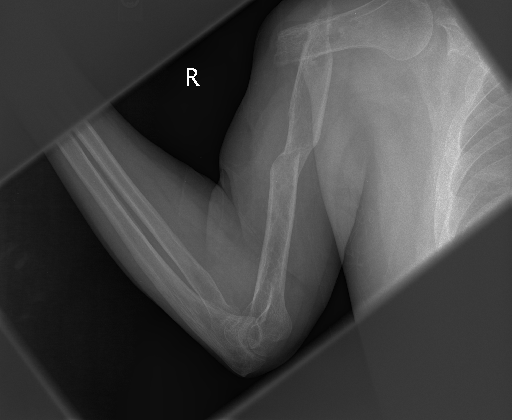
#> input picture sample images/MURA-v1.1-train-XR_HUMERUS-patient02419-study1_positive-image2.png, 512 x 420 px, found by its file name
$ jupyter execute --allow-errors houghT2.ipynb
#> lines starting #> are read from the running program, lines starting #| are printed output that depends on the picture; after the words box and inside, x2 and y2 are one past the last pixel; in counts of white or black regions, pixels touching at a corner belong together; long printed decimals are rounded
Rotation with box

[cell 1]
import numpy as np
import cv2
from PIL import Image, ImageEnhance
import matplotlib.pyplot as plt
import cv2
import numpy as np
from skimage import io
import os
import PIL
from skimage.filters import threshold_otsu, sobel

[cell 2]
# processing filenames of anomalies
#skip
folder_path = "/home/clr/Thesis/HoughTransform_xray/Humerus/"
outliers_path = "/home/clr/Thesis/HoughTransform_xray/anomalies/"
#> (the rest of this cell did not finish here and is left out)

[cell 3]
#start of segmentation

image_path = "/home/clr/Thesis/HoughTransform_xray/finalized_dataset/MURA-v1.1-train-XR_HUMERUS-patient02419-study1_positive-image2.png"
im_gray = np.array(Image.open(image_path).convert('L'))

#segmentation using thresholding
threshold = threshold_otsu(im_gray)
#> threshold = 80
threshold -= threshold * 0.2
#> threshold = 64
bina_image = im_gray < threshold
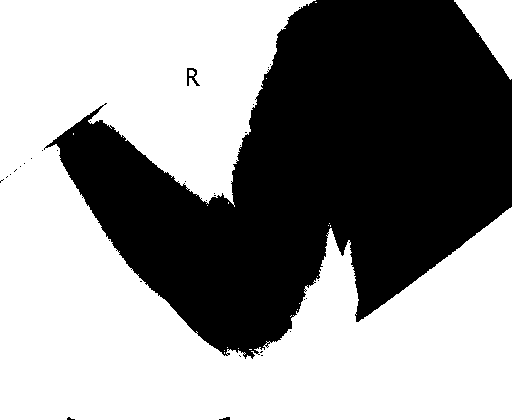
#> bina_image: shape (420, 512) bool; 57.2% white; 33 black regions (30 under 20 px), largest, box (x1, y1, x2, y2) and area: (44, 0, 512, 359) 91833, (187, 68, 200, 86) 100, (219, 417, 230, 420) 22
inverted_bina_image = np.logical_not(bina_image)
#> inverted_bina_image: shape (420, 512) bool; 42.8% white; 33 white regions (30 under 20 px)

# # Convert the inverted binary image (numpy array) to a Pillow Image object
# inverted_binary_image = Image.fromarray(np.uint8(inverted_bina_image) * 255)
# plt.imshow(inverted_binary_image, cmap='gray')

#removed image background after thresholding
background_removed_image = np.zeros_like(im_gray)
background_removed_image[inverted_bina_image]  = im_gray[inverted_bina_image]
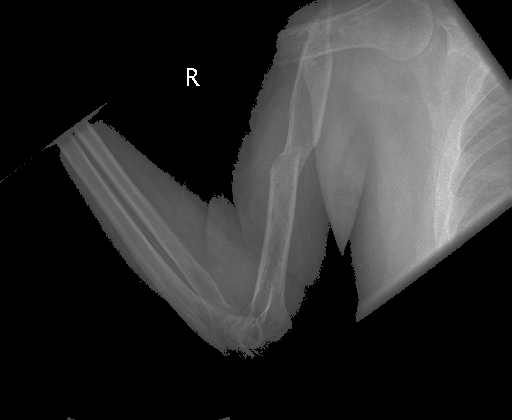
#> background_removed_image: shape (420, 512); min 0, max 255, mean 48.3
background_removed_image = Image.fromarray(background_removed_image)

plt.imshow(background_removed_image, cmap='gray')

[cell 4]
#image brightness enhancer
enhancer = ImageEnhance.Brightness(background_removed_image)

factor = 1
im_output = enhancer.enhance(factor)

plt.imshow(im_output, cmap='gray')

[cell 5]
contours, _ = cv2.findContours(np.uint8(im_output), cv2.RETR_EXTERNAL, cv2.CHAIN_APPROX_SIMPLE)
#> contours = 33 contours, 31 with area under 20; largest, box (x1, y1, x2, y2) and area: (44, 0, 512, 359) 91026, (187, 68, 200, 86) 98

best_rect = None
best_rect_area = 0

# Iterate through all contours and find the best fitting rectangle
for contour in contours:
    # Fit a rotated rectangle around the contour
    rect = cv2.minAreaRect(contour)
    box = cv2.boxPoints(rect)
    box_area = rect[1][0] * rect[1][1]

    # Check if the current rectangle has larger area than the previous best
    if box_area > best_rect_area:
        best_rect = box
        best_rect_area = box_area
#> this loop made 33 passes
#> (rect, box_area, best_rect, best_rect_area) on passes 1, 29: (((224, 418), (2, 10), -90), 20, [[229, 419], [219, 419], [219, 417], [229, 417]], 20), (((193, 76.5), (17, 12), -90), 204, [[199, 85], [187, 85], [187, 68], [199, 68]], 204)
#> (rect, box_area, best_rect_area) on pass 33: (((308.2, 157.1), (420.9, 325.6), -35.48), 137058.3, 137058.3)
#> after the loop, best_rect_area = 137058.3

# Draw the rotated rectangle on the original image
original_image = np.array(im_output)
mask = np.zeros_like(original_image)
cv2.drawContours(mask, [np.int0(best_rect)], 0, (255, 255, 255), cv2.FILLED) # get the rectangl
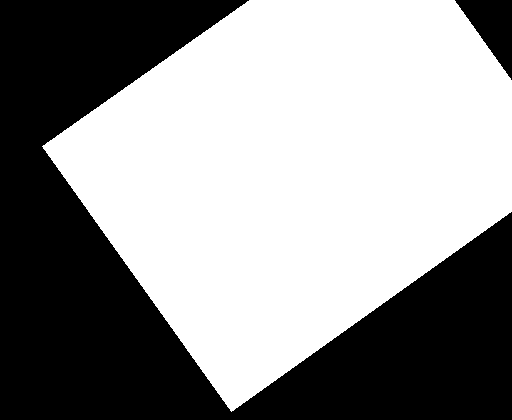
#> mask: shape (420, 512); 57.2% white; 2 black regions, box (x1, y1, x2, y2) and area: (0, 0, 512, 420) 89821, (455, 0, 512, 80) 2309
image_masked = cv2.bitwise_and(original_image, original_image, mask=mask)

#sometimes it cannot detect a rectangle. so we use the original image as mask
if all(element == 255 for row in mask for element in row):
    mask = im_gray

# # Show the final image with the enclosing rotated rectangle
plt.imshow(mask, cmap='gray')
plt.show()

[cell 6]
edges = cv2.Canny(mask, 50, 150, apertureSize=3)
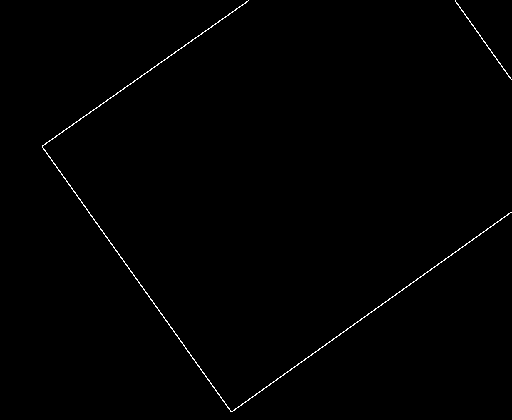
#> edges: shape (420, 512); 0.55% white in thin lines or dots
lines_list = []

lines = cv2.HoughLinesP(
        edges, # Input edge image
        1, # Distance resolution in pixels
        np.pi/180, # Angle resolution in radians
        threshold=100, # Min number of votes for valid line
        minLineLength=5, # Min allowed length of line
        maxLineGap=5 # Max allowed gap between line for joining them
            )
#> lines = [[42, 145, 248, 0], [234, 410, 396, 293], [42, 146, 120, 257], [353, 325, 508, 213], [75, 192, 192, 358]]
for points in lines:
    # Extracted points nested in the list
    x1,y1,x2,y2=points[0]
    length = np.sqrt((x2 - x1)^2 + (y2 - y1)^2)
    lines_list.append(length) #get the length of the line
#> this loop made 5 passes
#> (x1, y1, x2, y2, length) on passes 1 to 5: (42, 145, 248, 0, nan), (234, 410, 396, 293, nan), (42, 146, 120, 257, 7.81), (353, 325, 508, 213, nan), (75, 192, 192, 358, 14.93)
#> after the loop, lines_list = [nan, nan, 7.81, nan, 14.93]

longest_line = max(lines_list)
#> longest_line = nan
longest_line_index = lines_list.index(longest_line)
#> longest_line_index = 0
longest_line = lines[longest_line_index][0] #getting points of the longest line
#> longest_line = [42, 145, 248, 0]

#compute for the angle of the longest line
angle_radians = np.arctan2(longest_line[3] - longest_line[1], longest_line[2] - longest_line[0])
#> angle_radians = -0.613
angle_degrees = np.degrees(angle_radians)
#> angle_degrees = -35.14

# get width and height of the original image
img_original = cv2.imread(image_path)
#> img_original is the input picture: shape (420, 512, 3); min 0, max 255, mean 69.6
# mask_shape = mask.shape[:2]
# print(mask_shape)

height, width = img_original.shape[:2]
#> height = 420; width = 512
center = (width // 2, height // 2)
#> center = (256, 210)

print(angle_degrees)
#| -35.141

# if the image is already upright, will not rotate
# had issues with rotation of angles near to 90 degrees; just included images with angles from 80 to 90
if (angle_degrees <=0.6 and angle_degrees >=0.0):
    print("condition 1")
    rotated_image = np.uint8(im_gray)
    image_masked = cv2.bitwise_and(rotated_image, rotated_image, mask=mask)
    rotated_image = cv2.rotate(image_masked, cv2.ROTATE_90_CLOCKWISE)
    rotated_mask = cv2.rotate(mask, cv2.ROTATE_90_CLOCKWISE)

else:
    if (angle_degrees >= -90 and angle_degrees <= -70) or (angle_degrees <= 90 and angle_degrees >= 70 ) :
        print("condition 2")
        if (angle_degrees <= 90 and angle_degrees >= 70 ):
            print("condition 2.1")
            image_masked = cv2.bitwise_and(im_gray, im_gray, mask=mask)
            rotated_image = cv2.rotate(np.uint8(image_masked), cv2.ROTATE_90_COUNTERCLOCKWISE)
            rotated_mask =cv2.rotate(mask, cv2.ROTATE_90_COUNTERCLOCKWISE)
        elif (angle_degrees >= -90 and angle_degrees <= -70):
            print("condition 2.2")
            image_masked = cv2.bitwise_and(im_gray, im_gray, mask=mask)
            rotated_image = cv2.rotate(np.uint8(image_masked), cv2.ROTATE_90_CLOCKWISE)
            rotated_mask =cv2.rotate(mask, cv2.ROTATE_90_CLOCKWISE)

    else:
        #where mask is horizontal but base image is vertical crops image inside
        print("condition 3")
        rotation_matrix = cv2.getRotationMatrix2D(center, angle_degrees, 1) #1 is image zoo,
#> rotation_matrix = [[0.818, -0.576, 167.5], [0.576, 0.818, -109.1]]
        #making sure the height is always longer. so image is always vertical
        if height < width:
            print("condition 3.1")
            image_masked = cv2.bitwise_and(im_gray, im_gray, mask=mask)
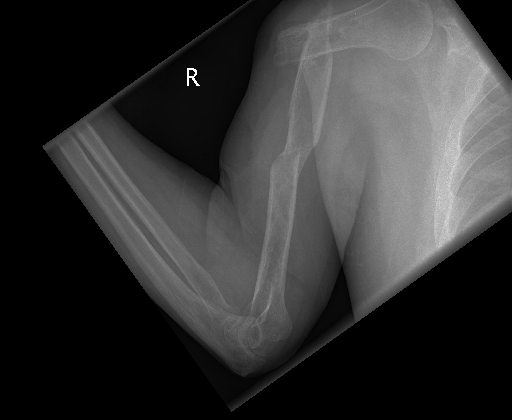
#> image_masked: shape (420, 512); min 0, max 255, mean 52
            rotated_image = cv2.warpAffine(image_masked, rotation_matrix, (width, height))
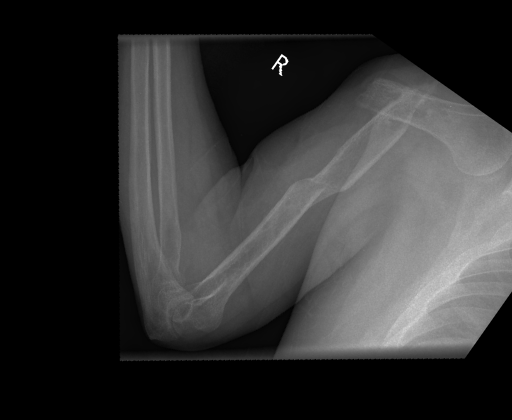
#> rotated_image: shape (420, 512); min 0, max 255, mean 50
            rotated_mask = cv2.warpAffine(mask, rotation_matrix, (width, height))
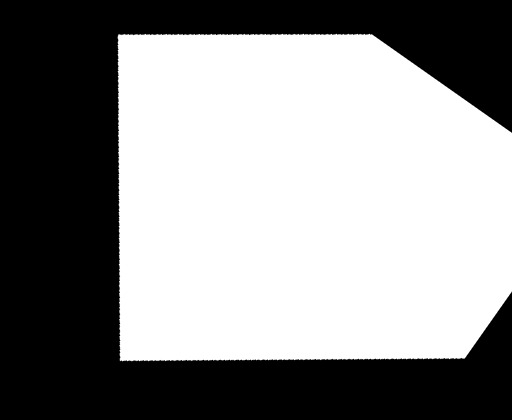
#> rotated_mask: shape (420, 512); min 0, max 255, mean 141.5
        else:
            print("condition 3.2")
            im_gray = np.uint8(img_original)
            image_masked = cv2.bitwise_and(im_gray, im_gray, mask=mask)
            rotated_image = cv2.warpAffine(image_masked, rotation_matrix, (height, width))
            rotated_mask = cv2.warpAffine(mask, rotation_matrix, (height, width))

#rotation of whole image (not just the mask)
if angle_degrees < -0.6:
    print("condition 4")
    rotated_image = cv2.rotate(rotated_image, cv2.ROTATE_90_COUNTERCLOCKWISE)
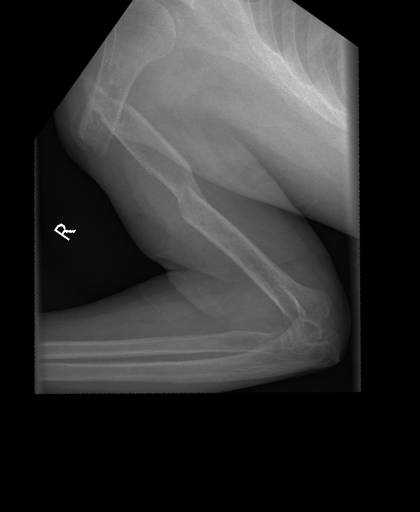
#> rotated_image: shape (512, 420); min 0, max 255, mean 50
    rotated_mask = cv2.rotate(rotated_mask, cv2.ROTATE_90_COUNTERCLOCKWISE)
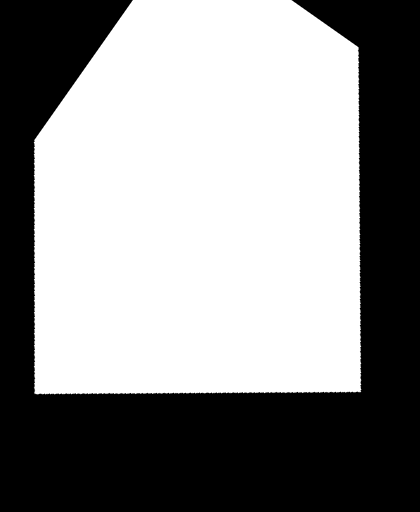
#> rotated_mask: shape (512, 420); min 0, max 255, mean 141.5
elif angle_degrees > 0.6:
    print("condition 5")
    rotated_image = cv2.rotate(rotated_image, cv2.ROTATE_90_CLOCKWISE)
    rotated_mask = cv2.rotate(rotated_mask, cv2.ROTATE_90_CLOCKWISE)


fig, ax = plt.subplots(1, 3, figsize=(10, 5))
ax[0].imshow(rotated_image, cmap='gray')
ax[0].set_title("rotated image")
ax[1].imshow(rotated_mask, cmap='gray')
ax[1].set_title("Rotated Mask")
ax[2].imshow(mask, cmap='gray')
ax[2].set_title("Detected Lines")

[cell 7]
folder_path= "/home/clr/Thesis/HoughTransform_xray/output_2/"

#> (the rest of this cell did not finish here and is left out)

[cell 8]
# center image
import numpy
mask_image = numpy.array(rotated_mask)
original_image = numpy.array(rotated_image)

hh, ww = mask_image.shape
#> hh = 512; ww = 420

# get the contours of the rotated image
contours = cv2.findContours(mask_image, cv2.RETR_EXTERNAL, cv2.CHAIN_APPROX_SIMPLE)
#> contours = 1 contour; box (x1, y1, x2, y2) and area: (33, 0, 362, 395) 119404
contours = contours[0] if len(contours) == 2 else contours[1]

for cntr in contours:
    x,y,w,h = cv2.boundingRect(cntr)
#> this loop made 1 pass
#> (x, y, w, h) on pass 1: (33, 0, 329, 395)
# recenter

startx = (ww - w)//2
#> startx = 45
starty = (hh - h)//2
#> starty = 58
result = np.zeros_like(original_image)
result[starty:starty+h,startx:startx+w] = original_image[y:y+h,x:x+w]
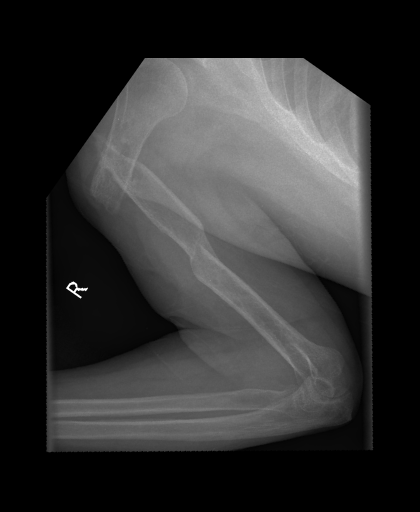
#> result: shape (512, 420); min 0, max 255, mean 50

plt.imshow(result, cmap='gray')
plt.show()

[cell 9]
fig, ax = plt.subplots(1, 4, figsize=(10, 5))
ax[0].imshow(im_gray, cmap='gray')
ax[0].set_title("original")
ax[1].imshow(mask, cmap='gray')
ax[1].set_title("Detected Reactangle")
ax[2].imshow(rotated_image, cmap='gray')
ax[2].set_title("rotated image")
ax[3].imshow(result, cmap='gray')
ax[3].set_title("centered")
